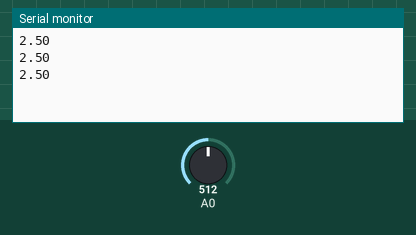
The sketch below on a simulated Arduino Uno, built with avr-gcc and run on an emulated ATmega328P. Parts: the last lines printed to the serial monitor. Inputs (shaded band) come from the test bench; at power-on: A0 = 512.

Above: at 1.3 s.
1.4 s: A0 set to 716
At 1.9 s:
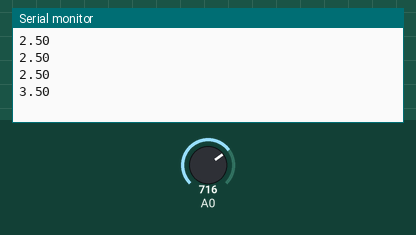
2.9 s: A0 set to 900
At 3.4 s:
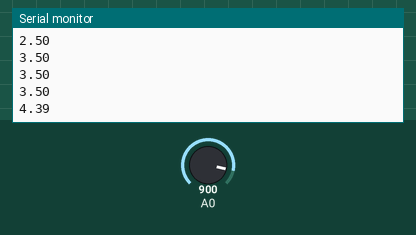
Timing chart, 0 to 5.9 s (numbered marks = the images above; inputs shaded):
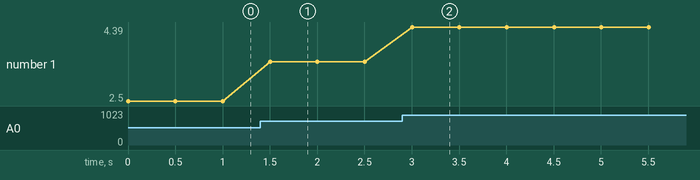

The sketch:

ZDMK_AD.ino
```cpp
void setup() {
  Serial.begin(9600); //波特率9600
}
void loop() {
  int sensorValue = analogRead(A0);//读取模拟口A0的数据并送给变量
  float voltage = sensorValue * (5.0 / 1024.0); //将模拟读数从0-1023转换为电压0-5V
  Serial.println(voltage); //串口输出电压值
  delay(500);
}
```

Measured:
- after the input at 1.4 s, the serial monitor: prints a new line after 0.10 s (image 1)
- after the input at 2.9 s, the serial monitor: prints a new line after 0.10 s (image 2)
- plotted number 1: 2.5 → 3.5 after the input at 1.4 s, 3.5 → 4.39 after the input at 2.9 s
